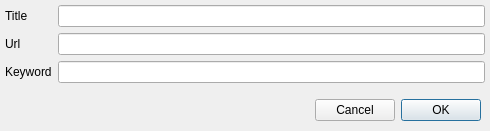
<?xml version="1.0" encoding="UTF-8"?>
<ui version="4.0">
 <class>EditWebSearchDialog</class>
 <widget class="QDialog" name="EditWebSearchDialog">
  <property name="windowModality">
   <enum>Qt::WindowModal</enum>
  </property>
  <property name="geometry">
   <rect>
    <x>0</x>
    <y>0</y>
    <width>490</width>
    <height>131</height>
   </rect>
  </property>
  <property name="sizePolicy">
   <sizepolicy hsizetype="Expanding" vsizetype="Preferred">
    <horstretch>0</horstretch>
    <verstretch>0</verstretch>
   </sizepolicy>
  </property>
  <property name="windowTitle">
   <string>Edit Web Search</string>
  </property>
  <property name="sizeGripEnabled">
   <bool>false</bool>
  </property>
  <property name="modal">
   <bool>true</bool>
  </property>
  <layout class="QVBoxLayout" name="verticalLayout">
   <property name="leftMargin">
    <number>0</number>
   </property>
   <property name="topMargin">
    <number>0</number>
   </property>
   <property name="rightMargin">
    <number>0</number>
   </property>
   <property name="bottomMargin">
    <number>0</number>
   </property>
   <item>
    <widget class="QWidget" name="widget_2" native="true">
     <property name="sizePolicy">
      <sizepolicy hsizetype="Expanding" vsizetype="Minimum">
       <horstretch>0</horstretch>
       <verstretch>0</verstretch>
      </sizepolicy>
     </property>
     <property name="minimumSize">
      <size>
       <width>0</width>
       <height>0</height>
      </size>
     </property>
     <layout class="QFormLayout" name="formLayout">
      <property name="leftMargin">
       <number>5</number>
      </property>
      <property name="topMargin">
       <number>5</number>
      </property>
      <property name="rightMargin">
       <number>5</number>
      </property>
      <property name="bottomMargin">
       <number>0</number>
      </property>
      <item row="0" column="0">
       <widget class="QLabel" name="label">
        <property name="text">
         <string>Title</string>
        </property>
       </widget>
      </item>
      <item row="0" column="1">
       <widget class="QLineEdit" name="titleLineEdit">
        <property name="minimumSize">
         <size>
          <width>400</width>
          <height>0</height>
         </size>
        </property>
       </widget>
      </item>
      <item row="1" column="0">
       <widget class="QLabel" name="label_2">
        <property name="text">
         <string>Url</string>
        </property>
        <property name="textFormat">
         <enum>Qt::AutoText</enum>
        </property>
       </widget>
      </item>
      <item row="1" column="1">
       <widget class="QLineEdit" name="urlLineEdit">
        <property name="minimumSize">
         <size>
          <width>400</width>
          <height>0</height>
         </size>
        </property>
       </widget>
      </item>
      <item row="2" column="0">
       <widget class="QLabel" name="label_3">
        <property name="text">
         <string>Keyword</string>
        </property>
       </widget>
      </item>
      <item row="2" column="1">
       <widget class="QLineEdit" name="keywordLineEdit">
        <property name="minimumSize">
         <size>
          <width>400</width>
          <height>0</height>
         </size>
        </property>
       </widget>
      </item>
     </layout>
    </widget>
   </item>
   <item>
    <widget class="QWidget" name="widget" native="true">
     <layout class="QHBoxLayout" name="horizontalLayout">
      <item>
       <spacer name="horizontalSpacer">
        <property name="orientation">
         <enum>Qt::Horizontal</enum>
        </property>
        <property name="sizeHint" stdset="0">
         <size>
          <width>40</width>
          <height>20</height>
         </size>
        </property>
       </spacer>
      </item>
      <item>
       <widget class="QPushButton" name="cancelButton">
        <property name="text">
         <string>Cancel</string>
        </property>
        <property name="autoDefault">
         <bool>false</bool>
        </property>
       </widget>
      </item>
      <item>
       <widget class="QPushButton" name="okButton">
        <property name="text">
         <string>OK</string>
        </property>
       </widget>
      </item>
     </layout>
    </widget>
   </item>
  </layout>
 </widget>
 <resources/>
 <connections/>
</ui>
